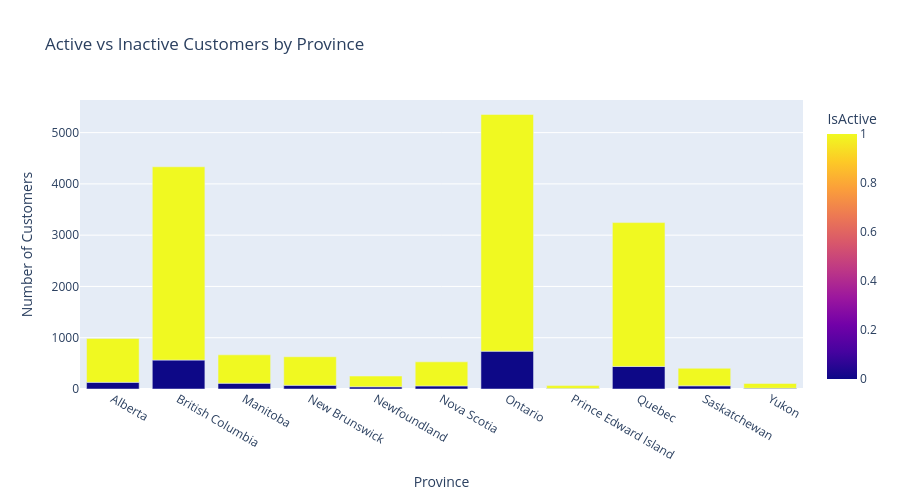

Notebook code cell kept with this figure:
### Markdown cell above
## Province vs IsActive (0 or 1)

### Code cell
active_counts = (
    dataset.groupby(['Province or State', 'IsActive'])
    .size()
    .reset_index(name='CustomerCount')
)

fig = px.bar(
    active_counts,
    x='Province or State',
    y='CustomerCount',
    color='IsActive',
    barmode='group',
    title='Active vs Inactive Customers by Province'
)
fig.update_layout(xaxis_title='Province', yaxis_title='Number of Customers', height=500)
fig.show()

### Figure 1 — Plotly figure (JSON) as saved in the notebook; plotly's stock layout.template omitted (floating-point values rounded to 4 significant figures)
{"data": [{"alignmentgroup": "True", "hovertemplate": "Province or State=%{x}<br>CustomerCount=%{y}<br>IsActive=%{marker.color}<extra></extra>", "legendgroup": "", "marker": {"color": [0, 1, 0, 1, 0, 1, 0, 1, 0, 1, 0, 1, 0, 1, 0, 1, 0, 1, 0, 1, 0, 1], "coloraxis": "coloraxis", "pattern": {"shape": ""}}, "name": "", "offsetgroup": "", "orientation": "v", "showlegend": false, "textposition": "auto", "type": "bar", "x": ["Alberta", "Alberta", "British Columbia", "British Columbia", "Manitoba", "Manitoba", "New Brunswick", "New Brunswick", "Newfoundland", "Newfoundland", "Nova Scotia", "Nova Scotia", "Ontario", "Ontario", "Prince Edward Island", "Prince Edward Island", "Quebec", "Quebec", "Saskatchewan", "Saskatchewan", "Yukon", "Yukon"], "xaxis": "x", "y": [130, 857, 564, 3769, 113, 553, 72, 557, 43, 210, 60, 469, 738, 4616, 11, 55, 440, 2805, 62, 342, 14, 94], "yaxis": "y"}], "layout": {"barmode": "group", "coloraxis": {"colorbar": {"title": {"text": "IsActive"}}, "colorscale": [[0, "#0d0887"], [0.1111, "#46039f"], [0.2222, "#7201a8"], [0.3333, "#9c179e"], [0.4444, "#bd3786"], [0.5556, "#d8576b"], [0.6667, "#ed7953"], [0.7778, "#fb9f3a"], [0.8889, "#fdca26"], [1, "#f0f921"]]}, "height": 500, "legend": {"tracegroupgap": 0}, "title": {"text": "Active vs Inactive Customers by Province"}, "xaxis": {"anchor": "y", "domain": [0, 1], "title": {"text": "Province"}}, "yaxis": {"anchor": "x", "domain": [0, 1], "title": {"text": "Number of Customers"}}}}
